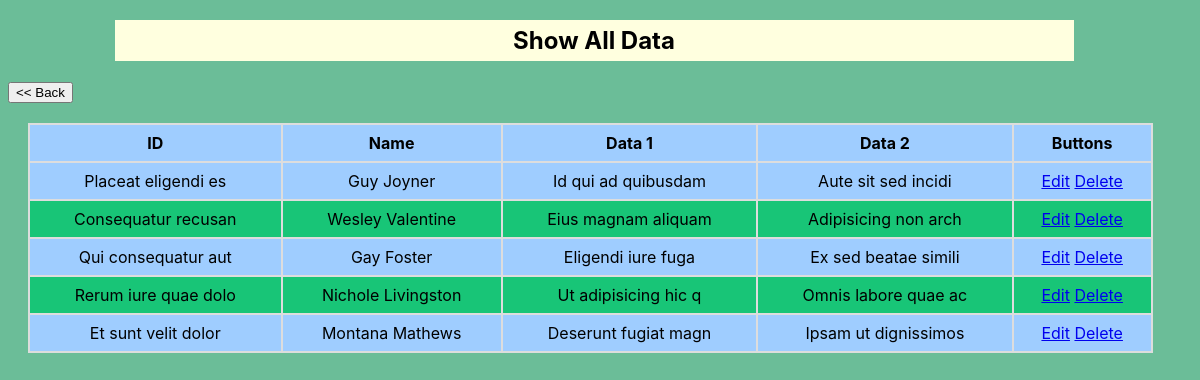
The page /show on the database its author committed.
### cdapp/models.py (models this page shows, shortened)
class Entry(models.Model):
    ID = models.CharField(max_length=10,primary_key =True)
    Name = models.CharField(max_length=150)
    data1 = models.CharField(max_length=50)
    data2 = models.CharField(max_length=50)

### cdapp/views.py (the view)
# urls.py: path('show', views.show, name='show'),
def show(request):
    data = Entry.objects.all()
    return render(request, "show.html", {'data': data})

### cdapp/templates/show.html (shortened to what this page needs)
<!DOCTYPE html>
{% load static %}
<html lang="en">
<head>
    <link rel="stylesheet" href="{% static 'css/show.css' %}">
</head>
<body>
    <h2 id="head">Show All Data</h2>
    <div id="SecondDiv">
        <form action="/">
            <input type="Submit" value="<< Back" class="bg-light">
        </form>
    </div>
    <div id="OneDiv">
        <table>
            <thead>
                <th>ID</th>
                <th>Name</th>
                <th>Data 1</th>
                <th>Data 2</th>
                <th>Buttons</th>
            </thead>
            {% for d in data %}
                <tr>
                    <td>{{d.ID}}</td>
                    <td>{{d.Name}}</td>
                    <td>{{d.data1}}</td>
                    <td>{{d.data2}}</td>
                    <td>
                        <a href="/edit?id={{d.ID}}">Edit</a>
                        <a href="/delete?id={{d.ID}}">Delete</a>
                    </td>
                </tr>
            {% endfor %}
        </table>
    </div>
</body>
</html>

### cdapp/static/css/show.css (style rules this page uses)
body { background-color: rgb(107,189,152); font-family: -apple-system; }
#head { text-align: center; max-width: 80%; margin-left: 9%; padding: 0.5%; background-color: rgba(266,255,223); }
table { font-family: -apple-system; width: 95%; background-color: #9fcdff; margin: 20px; margin-bottom: 30px; border-collapse: collapse; }
td,th { border: 2px solid #dddddd; text-align: center; padding: 8px; }
tr:nth-child(even) { background-color: #18c577; }

### rows shown on the page
Entry: ID "Placeat eligendi es", Name "Guy Joyner", data1 "Id qui ad quibusdam", data2 "Aute sit sed incidi"
Entry: ID "Consequatur recusan", Name "Wesley Valentine", data1 "Eius magnam aliquam", data2 "Adipisicing non arch"
Entry: ID "Qui consequatur aut", Name "Gay Foster", data1 "Eligendi iure fuga", data2 "Ex sed beatae simili"
Entry: ID "Rerum iure quae dolo", Name "Nichole Livingston", data1 "Ut adipisicing hic q", data2 "Omnis labore quae ac"
Entry: ID "Et sunt velit dolor", Name "Montana Mathews", data1 "Deserunt fugiat magn", data2 "Ipsam ut dignissimos"
